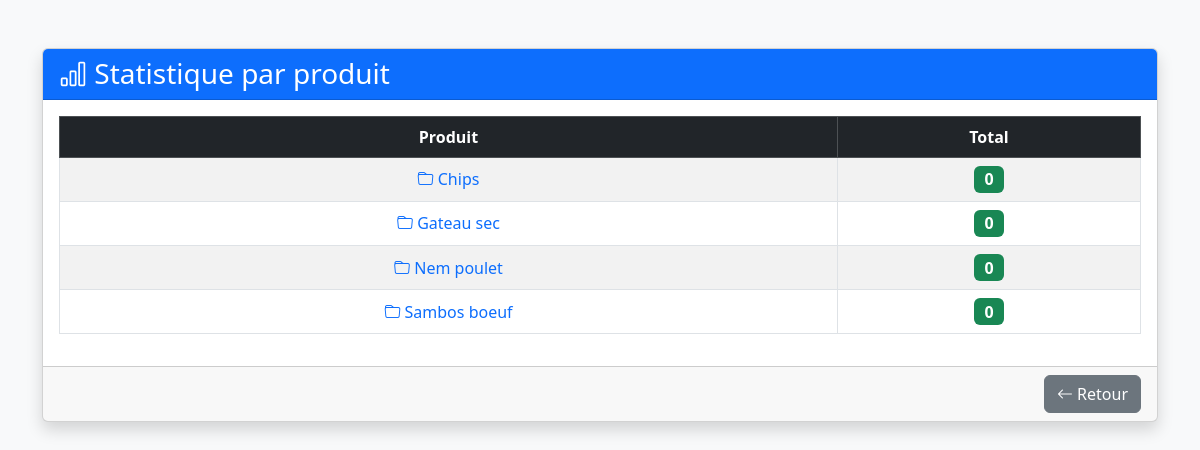
Page /stat_produit.php?id_produit=3 on the committed database.
### tables this page shows
CREATE TABLE produit (
    id_produit INT AUTO_INCREMENT PRIMARY KEY,
    nom VARCHAR(100) NOT NULL,
    id_categorie INT,
    prix_reference FLOAT,
    FOREIGN KEY (id_categorie) REFERENCES categorie(id_categorie)
);

### functions.php (called while the page is built, shortened)
<?php
function dbconnect()
{
    static $connect = null;
    if ($connect === null) {
        $connect = mysqli_connect('localhost','root','','vente');
        mysqli_set_charset($connect, 'utf8mb4');
    }
    return $connect;
}
function get_all_lines($sql){
    $req = mysqli_query(dbconnect(),$sql );
    $result = array();
    while ($line = mysqli_fetch_assoc($req)) {
        $result[] = $line;
    }
    return $result;
}
function stat_produit($id_categorie){
    $sql="SELECT produit.id_produit,
    produit.nom,
    SUM(vente.quantite) as total
    from  produit
    left join produit_membre
    on produit_membre.id_produit=produit.id_produit
    left join vente
    on produit_membre.id_produit_membre=vente.id_produit_membre
    where produit.id_categorie= '%s'
    group by produit.id_categorie ,produit.nom
    order by produit.id_categorie ASC " ;
    $sql = sprintf($sql,$id_categorie);
    return get_all_lines($sql);
}

### stat_produit.php (the view, shortened to what this page needs)
<?php
include_once("functions.php");
$id_categorie =$_GET["id_produit"];
$stat = stat_produit($id_categorie);
?>
<!DOCTYPE html>
<html lang="fr">
<head>
    <link rel="stylesheet" href="css/bootstrap.min.css">
    <link rel="stylesheet" href="font/bootstrap-icons.css">
</head>
<body class="bg-light">
<div class="container mt-5">
    <div class="card shadow">
        <div class="card-header bg-primary text-white">
            <h3 class="mb-0">
                <i class="bi bi-bar-chart"></i>
                Statistique par produit
            </h3>
        </div>
        <div class="card-body">
            <table class="table table-bordered table-striped table-hover text-center align-middle">
                <thead class="table-dark">
                    <tr>
                        <th>Produit</th>
                        <th>Total</th>
                    </tr>
                </thead>
                <tbody>
                <?php foreach($stat as $s) { ?>
                    <tr>
                        <td>
                            <a href="stat_membre.php?id_produit=<?= $s["id_produit"] ?>"
                               class="text-decoration-none">
                                <i class="bi bi-folder"></i>
                                <?= $s["nom"] ?>
                            </a>
                        </td>
                        <td>
                            <span class="badge bg-success fs-6">
                                <?= $s["total"] ?? 0 ?>
                            </span>
                        </td>
                    </tr>
                <?php } ?>
                </tbody>
            </table>
        </div>
        <div class="card-footer text-end">
            <a href="accueil.php" class="btn btn-secondary">
                <i class="bi bi-arrow-left"></i>
                Retour
            </a>
        </div>
    </div>
</div>
</body>
</html>

### rows in the picture
produit: nom "Chips", total "0"
produit: nom "Gateau sec", total "0"
produit: nom "Nem poulet", total "0"
produit: nom "Sambos boeuf", total "0"
